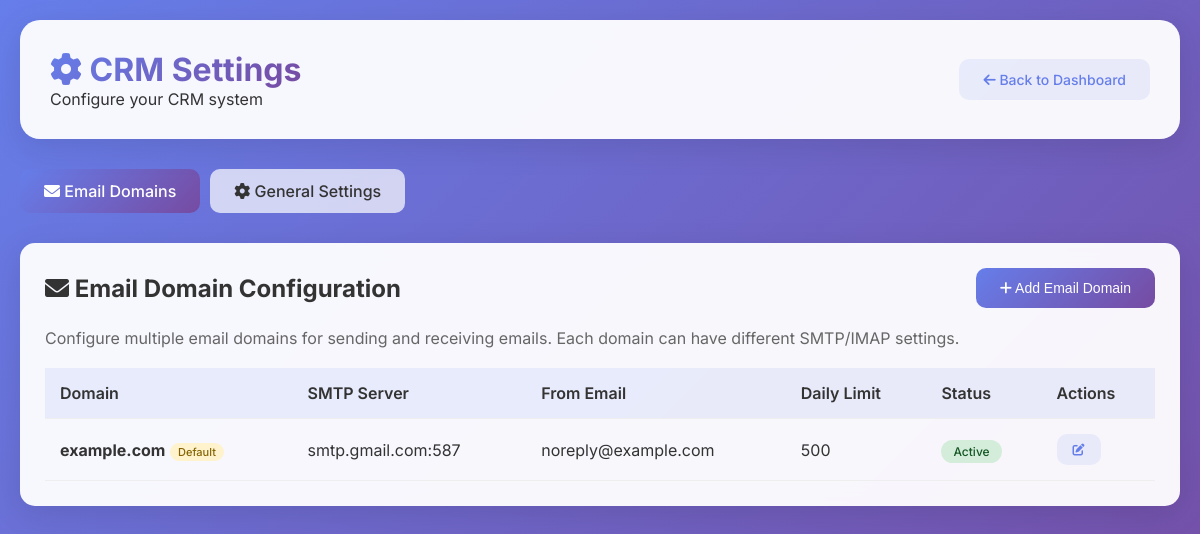
/crm/settings.php (signed in), run on the app's committed database.
### tables this page shows
CREATE TABLE email_domains (
    id INT AUTO_INCREMENT PRIMARY KEY,
    domain_name VARCHAR(255) NOT NULL UNIQUE,
    smtp_host VARCHAR(255) NOT NULL,
    smtp_port INT NOT NULL DEFAULT 587,
    smtp_username VARCHAR(255) NOT NULL,
    smtp_password VARCHAR(500) NOT NULL,  
    smtp_encryption ENUM('tls', 'ssl', 'none') DEFAULT 'tls',
    imap_host VARCHAR(255) NULL,
    imap_port INT DEFAULT 993,
    imap_username VARCHAR(255) NULL,
    imap_password VARCHAR(500) NULL,  
    imap_encryption ENUM('tls', 'ssl', 'none') DEFAULT 'tls',
    from_name VARCHAR(255) NOT NULL,
    from_email VARCHAR(255) NOT NULL,
    reply_to_email VARCHAR(255) NULL,
    is_active TINYINT(1) DEFAULT 1,
    is_default TINYINT(1) DEFAULT 0,
    daily_limit INT DEFAULT 500,
    created_at TIMESTAMP DEFAULT CURRENT_TIMESTAMP,
    updated_at TIMESTAMP DEFAULT CURRENT_TIMESTAMP ON UPDATE CURRENT_TIMESTAMP,
    INDEX idx_domain (domain_name),
    INDEX idx_active (is_active)
);

### config/database.php (called while the page is built, shortened)
<?php
class Database {
    private $host;
    private $db_name;
    private $username;
    private $password;
    public function __construct() {
        $httpHost = $_SERVER['HTTP_HOST'] ?? 'localhost';
        if ($httpHost === 'localhost' || strpos($httpHost, '127.0.0.1') !== false || php_sapi_name() === 'cli') {
            $this->host = 'localhost';
            $this->db_name = 'm_ecommerce';
            $this->username = 'root';
            $this->password = '';
        } else {
            $this->host = $_ENV['DB_HOST'] ?? 'localhost';
            $this->db_name = $_ENV['DB_NAME'] ?? 'm_ecommerce';
            $this->username = $_ENV['DB_USER'] ?? 'your_db_username';
            $this->password = $_ENV['DB_PASS'] ?? 'your_db_password';
        }
    }
    public function connect() {
        $this->conn = null;
        try {
            $this->conn = new PDO(
                "mysql:host=" . $this->host . ";dbname=" . $this->db_name,
                $this->username,
                $this->password
            );
            $this->conn->setAttribute(PDO::ATTR_ERRMODE, PDO::ERRMODE_EXCEPTION);
            $this->conn->setAttribute(PDO::ATTR_DEFAULT_FETCH_MODE, PDO::FETCH_ASSOC);
        } catch(PDOException $e) {
            echo "Connection Error: " . $e->getMessage();
        }
        return $this->conn;
    }
}
function getDB() {
    static $database = null;
    if ($database === null) {
        $database = new Database();
    }
    return $database->connect();
}
?>

### includes/crm_config.php (called while the page is built, shortened)
<?php
class CRMConfig {
    private $db;
    public function __construct() {
        $this->db = getDB();
    }
    public function getEmailDomains($activeOnly = true) {
        $sql = "SELECT * FROM email_domains";
        $sql .= " ORDER BY is_default DESC, domain_name ASC";
        $stmt = $this->db->prepare($sql);
        $stmt->execute();
        return $stmt->fetchAll();
    }
}
?>

### crm/settings.php (the view, shortened to what this page needs)
<?php
require_once '../config/database.php';
require_once '../includes/crm_config.php';
$crmConfig = new CRMConfig();
$emailDomains = $crmConfig->getEmailDomains(false);
$activeTab = $_GET['tab'] ?? 'domains';
?>
<!DOCTYPE html>
<html lang="en">
<head>
    <link href="https://cdnjs.cloudflare.com/ajax/libs/font-awesome/6.0.0/css/all.min.css" rel="stylesheet">
</head>
<body>
    <div class="container">
        <div class="header">
            <div>
                <h1><i class="fas fa-cog"></i> CRM Settings</h1>
                <p>Configure your CRM system</p>
            </div>
            <div>
                <a href="index.php" class="btn btn-secondary"><i class="fas fa-arrow-left"></i> Back to Dashboard</a>
            </div>
        </div>
        <div class="tabs">
            <a href="?tab=domains" class="tab <?php echo $activeTab === 'domains' ? 'active' : ''; ?>">
                <i class="fas fa-envelope"></i> Email Domains
            </a>
            <a href="?tab=general" class="tab <?php echo $activeTab === 'general' ? 'active' : ''; ?>">
                <i class="fas fa-cog"></i> General Settings
            </a>
        </div>
        <?php if ($activeTab === 'domains'): ?>
        <div class="card">
            <div style="display: flex; justify-content: space-between; align-items: center; margin-bottom: 20px;">
                <h2><i class="fas fa-envelope"></i> Email Domain Configuration</h2>
                <button onclick="openModal('addDomainModal')" class="btn">
                    <i class="fas fa-plus"></i> Add Email Domain
                </button>
            </div>
            <p style="color: #666; margin-bottom: 20px;">
                Configure multiple email domains for sending and receiving emails. Each domain can have different SMTP/IMAP settings.
            </p>
            <table class="table">
                <thead>
                    <tr>
                        <th>Domain</th>
                        <th>SMTP Server</th>
                        <th>From Email</th>
                        <th>Daily Limit</th>
                        <th>Status</th>
                        <th>Actions</th>
                    </tr>
                </thead>
                <tbody>
                    <?php foreach ($emailDomains as $domain): ?>
                    <tr>
                        <td>
                            <strong><?php echo htmlspecialchars($domain['domain_name']); ?></strong>
                            <?php if ($domain['is_default']): ?>
                            <span class="default-badge">Default</span>
                            <?php endif; ?>
                        </td>
                        <td><?php echo htmlspecialchars($domain['smtp_host'] . ':' . $domain['smtp_port']); ?></td>
                        <td><?php echo htmlspecialchars($domain['from_email']); ?></td>
                        <td><?php echo number_format($domain['daily_limit']); ?></td>
                        <td>
                            <span class="status-badge status-<?php echo $domain['is_active'] ? 'active' : 'inactive'; ?>">
                                <?php echo $domain['is_active'] ? 'Active' : 'Inactive'; ?>
                            </span>
                        </td>
                        <td>
                            <a href="?tab=domains&edit=<?php echo $domain['id']; ?>" class="btn btn-small btn-secondary">
                                <i class="fas fa-edit"></i>
                            </a>
                        </td>
                    </tr>
                    <?php endforeach; ?>
                </tbody>
            </table>
        </div>
        <?php endif; ?>
    </div>
</body>
</html>

### crm/settings.php (style rules this page uses)
* { margin: 0; padding: 0; box-sizing: border-box; }
body { font-family: 'Inter', sans-serif; background: linear-gradient(135deg, #667eea 0%, #764ba2 100%); min-height: 100vh; color: #333; }
.container { max-width: 1200px; margin: 0 auto; padding: 20px; }
.header { background: rgba(255, 255, 255, 0.95); backdrop-filter: blur(10px); border-radius: 20px; padding: 30px; margin-bottom: 30px; box-shadow: 0 8px 32px rgba(0, 0, 0, 0.1); display: flex; justify-content: space-between; align-items: center; }
.header h1 { font-size: 2rem; font-weight: 700; background: linear-gradient(135deg, #667eea, #764ba2); -webkit-background-clip: text; -webkit-text-fill-color: transparent; }
.btn { display: inline-block; padding: 12px 24px; background: linear-gradient(135deg, #667eea, #764ba2); color: white; text-decoration: none; border-radius: 10px; font-weight: 500; transition: all 0.3s ease; border: none; cursor: pointer; font-size: 14px; }
.btn-secondary { background: rgba(102, 126, 234, 0.1); color: #667eea; }
.btn-small { padding: 8px 16px; font-size: 12px; }
.card { background: rgba(255, 255, 255, 0.95); backdrop-filter: blur(10px); border-radius: 15px; padding: 25px; box-shadow: 0 8px 32px rgba(0, 0, 0, 0.1); margin-bottom: 30px; }
.tabs { display: flex; gap: 10px; margin-bottom: 30px; }
.tab { padding: 12px 24px; background: rgba(255, 255, 255, 0.7); border-radius: 10px; text-decoration: none; color: #333; font-weight: 500; transition: all 0.3s ease; }
.tab.active { background: linear-gradient(135deg, #667eea, #764ba2); color: white; }
.table { width: 100%; border-collapse: collapse; margin-top: 20px; }
.table th, .table td { padding: 15px; text-align: left; border-bottom: 1px solid #eee; }
.table th { background: rgba(102, 126, 234, 0.1); font-weight: 600; color: #333; }
.status-badge { padding: 4px 12px; border-radius: 20px; font-size: 12px; font-weight: 500; }
.status-active { background: #d4edda; color: #155724; }
.default-badge { background: #fff3cd; color: #856404; padding: 2px 8px; border-radius: 12px; font-size: 11px; font-weight: 500; }

### data on the page
email_domains: domain_name "example.com", is_default "Default", smtp_host+smtp_port "smtp.gmail.com:587", from_email "noreply@example.com", daily_limit "500", is_active "Active"
